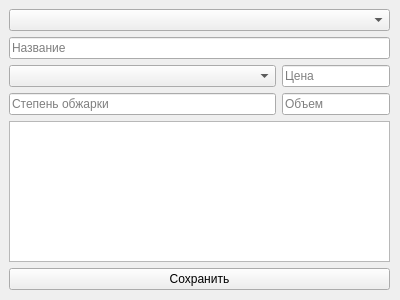
<?xml version="1.0" encoding="UTF-8"?>
<ui version="4.0">
 <class>Form</class>
 <widget class="QWidget" name="Form">
  <property name="geometry">
   <rect>
    <x>0</x>
    <y>0</y>
    <width>400</width>
    <height>300</height>
   </rect>
  </property>
  <property name="windowTitle">
   <string>Form</string>
  </property>
  <widget class="QWidget" name="gridLayoutWidget">
   <property name="geometry">
    <rect>
     <x>9</x>
     <y>9</y>
     <width>381</width>
     <height>281</height>
    </rect>
   </property>
   <layout class="QGridLayout" name="gridLayout" columnstretch="1,0">
    <item row="5" column="0" colspan="2">
     <widget class="QPushButton" name="pushButton">
      <property name="text">
       <string>Сохранить</string>
      </property>
     </widget>
    </item>
    <item row="2" column="0">
     <widget class="QComboBox" name="comboBox_2"/>
    </item>
    <item row="0" column="0" colspan="2">
     <widget class="QComboBox" name="comboBox"/>
    </item>
    <item row="3" column="0">
     <widget class="QLineEdit" name="lineEdit_3">
      <property name="placeholderText">
       <string>Степень обжарки</string>
      </property>
     </widget>
    </item>
    <item row="3" column="1">
     <widget class="QLineEdit" name="lineEdit_4">
      <property name="inputMethodHints">
       <set>Qt::ImhDigitsOnly</set>
      </property>
      <property name="text">
       <string/>
      </property>
      <property name="placeholderText">
       <string>Объем</string>
      </property>
     </widget>
    </item>
    <item row="1" column="0" colspan="2">
     <widget class="QLineEdit" name="lineEdit">
      <property name="placeholderText">
       <string>Название</string>
      </property>
     </widget>
    </item>
    <item row="2" column="1">
     <widget class="QLineEdit" name="lineEdit_2">
      <property name="inputMethodHints">
       <set>Qt::ImhDigitsOnly</set>
      </property>
      <property name="placeholderText">
       <string>Цена</string>
      </property>
     </widget>
    </item>
    <item row="4" column="0" colspan="2">
     <widget class="QTextEdit" name="textEdit"/>
    </item>
   </layout>
  </widget>
 </widget>
 <resources/>
 <connections/>
</ui>
